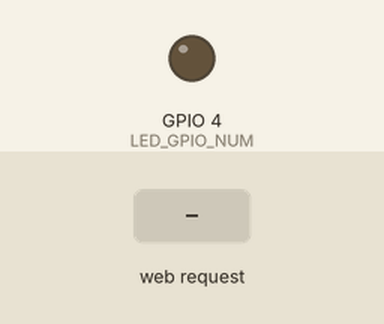
A sketch run on a simulated ESP32. Shown: output pins drawn as LEDs (lit = HIGH). Inputs (shaded band) come from the test bench. WiFi joins after 1.5 s; servers stay silent unless stated; the camera gives no picture; what the sketch prints to the serial monitor is not drawn.

Above: at 3.2 s.
3.3 s: HTTP request GET /start received
4.8 s: HTTP request GET /flash_on received
At 5.4 s:
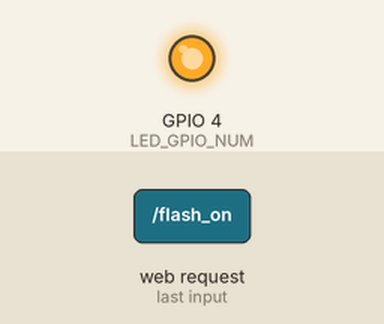
6.3 s: HTTP request GET /stop received
At 6.9 s:
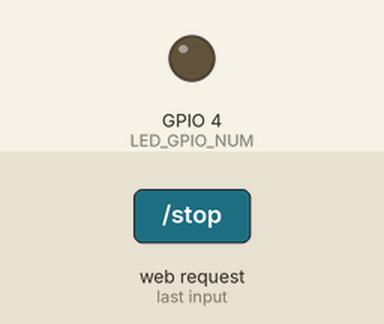
Timing chart, 0 to 9.3 s (numbered marks = the images above; inputs shaded):
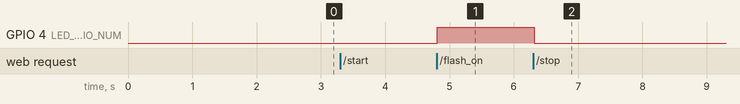

The sketch:

TA_ESP32CAM_FIX.ino
```cpp
#include "esp_camera.h"
#include <WiFi.h>
#include <ArduinoWebsockets.h>
#include <ESPAsyncWebServer.h>
#include "esp_timer.h"
#include "img_converters.h"
#include "fb_gfx.h"
#include "soc/soc.h"
#include "soc/rtc_cntl_reg.h"
#include "driver/gpio.h"

// Konfigurasi pin untuk modul ESP32-CAM AI Thinker
#define PWDN_GPIO_NUM     32
#define RESET_GPIO_NUM    -1
#define XCLK_GPIO_NUM      0
#define SIOD_GPIO_NUM     26
#define SIOC_GPIO_NUM     27
#define Y9_GPIO_NUM       35
#define Y8_GPIO_NUM       34
#define Y7_GPIO_NUM       39
#define Y6_GPIO_NUM       36
#define Y5_GPIO_NUM       21
#define Y4_GPIO_NUM       19
#define Y3_GPIO_NUM       18
#define Y2_GPIO_NUM        5
#define VSYNC_GPIO_NUM    25
#define HREF_GPIO_NUM     23
#define PCLK_GPIO_NUM     22
#define LED_GPIO_NUM       4

// Konfigurasi Wi-Fi
const char* ssid     = "Davar";
const char* password = "00000000";

// WebSocket server address
const char* websockets_server_host = "192.168.121.177";
const uint16_t websockets_server_port = 3001;

camera_fb_t * fb = NULL;
size_t _jpg_buf_len = 0;
uint8_t * _jpg_buf = NULL;
uint8_t state = 0;

bool streaming = false;  // Flag untuk kontrol status streaming
bool flashMode = false;  // false = OFF, true = ON

using namespace websockets;
WebsocketsClient client;

AsyncWebServer server(80);

// Callback untuk pesan masuk dari WebSocket
void onMessageCallback(WebsocketsMessage message) {
  Serial.print("Pesan masuk dari WS: ");
  Serial.println(message.data());
}

// Inisialisasi kamera
esp_err_t init_camera() {
  camera_config_t config;
  config.ledc_channel = LEDC_CHANNEL_0;
  config.ledc_timer = LEDC_TIMER_0;
  config.pin_d0 = Y2_GPIO_NUM;
  config.pin_d1 = Y3_GPIO_NUM;
  config.pin_d2 = Y4_GPIO_NUM;
  config.pin_d3 = Y5_GPIO_NUM;
  config.pin_d4 = Y6_GPIO_NUM;
  config.pin_d5 = Y7_GPIO_NUM;
  config.pin_d6 = Y8_GPIO_NUM;
  config.pin_d7 = Y9_GPIO_NUM;
  config.pin_xclk = XCLK_GPIO_NUM;
  config.pin_pclk = PCLK_GPIO_NUM;
  config.pin_vsync = VSYNC_GPIO_NUM;
  config.pin_href = HREF_GPIO_NUM;
  config.pin_sscb_sda = SIOD_GPIO_NUM;
  config.pin_sscb_scl = SIOC_GPIO_NUM;
  config.pin_pwdn = PWDN_GPIO_NUM;
  config.pin_reset = RESET_GPIO_NUM;
  config.xclk_freq_hz = 20000000;
  config.pixel_format = PIXFORMAT_JPEG;

  // Parameter untuk kualitas dan ukuran gambar
  config.frame_size = FRAMESIZE_VGA; // FRAMESIZE_ + QVGA|CIF|VGA|SVGA|XGA|SXGA|UXGA
  config.jpeg_quality = 15; //10-63: Semakin rendah angkanya, semakin baik kualitas gambarnya
  config.fb_count = 2;

  // Inisialisasi kamera
  esp_err_t err = esp_camera_init(&config);
  if (err != ESP_OK) {
    Serial.printf("Gagal inisialisasi kamera: 0x%x", err);
    return err;
  }
  sensor_t * s = esp_camera_sensor_get();
  s->set_framesize(s, FRAMESIZE_VGA);
  Serial.println("Kamera siap");
  return ESP_OK;
};

// Inisialisasi WiFi dan WebSocket
esp_err_t init_wifi() {
  WiFi.begin(ssid, password);
  Serial.print("Menghubungkan ke WiFi");
  while (WiFi.status() != WL_CONNECTED) {
    delay(500);
    Serial.print(".");
  }
  Serial.println("\nBerhasil Terhubung ke WiFi! IP Address: " + WiFi.localIP().toString());
  Serial.println("Menghubungkan ke WS...");
  client.onMessage(onMessageCallback);
  bool connected = client.connect(websockets_server_host, websockets_server_port, "/");
  if (!connected) {
    Serial.println("Gagal terhubung ke WS!");
    state = 3;
    return ESP_FAIL;
  }
  if (state == 3) {
    return ESP_FAIL;
  }

  Serial.println("Berhasil Terhubung ke WS!");
  client.send("Hello from ESP32-CAM");
  return ESP_OK;
};

void setup() {
  WRITE_PERI_REG(RTC_CNTL_BROWN_OUT_REG, 0);

  Serial.begin(115200);
  Serial.setDebugOutput(true);

  init_camera();
  init_wifi();

  // Inisialisasi pin flash
  pinMode(LED_GPIO_NUM, OUTPUT);
  digitalWrite(LED_GPIO_NUM, LOW);

  // Setup route web server
  server.on("/start", HTTP_GET, [](AsyncWebServerRequest *request){
    Serial.println("Streaming dimulai");
    streaming = true;
    request->send(200, "text/plain", "Streaming dimulai");
  });

  server.on("/stop", HTTP_GET, [](AsyncWebServerRequest *request){
    streaming = false;
    Serial.println("Streaming dihentikan");
    request->send(200, "text/plain", "Streaming dihentikan");
  });

  server.on("/flash_on", HTTP_GET, [](AsyncWebServerRequest *request){
    flashMode = true;
    Serial.println("Flash mode ON");
    request->send(200, "text/plain", "Flash mode ON");
  });

  server.on("/flash_off", HTTP_GET, [](AsyncWebServerRequest *request){
    flashMode = false;
    Serial.println("Flash mode OFF");
    request->send(200, "text/plain", "Flash mode OFF");
  });

  server.on("/flash_status", HTTP_GET, [](AsyncWebServerRequest *request){
    String status = flashMode ? "on" : "off";
    request->send(200, "application/json", "{\"state\": \"" + status + "\"}");
  });

  server.on("/status", HTTP_GET, [](AsyncWebServerRequest *request){
    request->send(200, "application/json", "{\"status\":\"Online\"}");
  });

  server.begin();
}

static unsigned long lastReconnectAttempt = 0;
const unsigned long RECONNECT_INTERVAL = 5000;

void loop() {
  // Cek koneksi WiFi & Websocket
  if (millis() - lastReconnectAttempt > RECONNECT_INTERVAL) {
    lastReconnectAttempt = millis();

    // Reconnect WiFi jika terputus
    if (WiFi.status() != WL_CONNECTED) {
      Serial.println("Koneksi WiFi terputus! Mencoba menghubungkan kembali");
      WiFi.disconnect();
      WiFi.begin(ssid, password);

      unsigned long start = millis();
      while (millis() - start < 5000 && WiFi.status() != WL_CONNECTED) {
        delay(200);
        Serial.print(".");
      }
      if (WiFi.status() == WL_CONNECTED) {
        Serial.println("\nBerhasil terhubung kembali ke WiFi! IP Address: " + WiFi.localIP().toString());
      } else {
        Serial.println("\nGagal menghubungkan kembali ke WiFi!");
      }
    }

    // Reconnect Websocket jika terputus
    if (WiFi.status() == WL_CONNECTED && !client.available()) {
      Serial.println("Koneksi WS terputus! Mencoba menghubungkan kembali...");
      bool ok = client.connect(websockets_server_host, websockets_server_port, "/");
      if (ok) {
        Serial.println("Berhasil terhubung kembali ke WS!");
        client.send("Reconnected from ESP32-CAM");
      } else {
        Serial.println("Gagal menghubungkan kembali ke WS!");
      }
    }
  }

  // Kontrol LED flash ketika streaming sesuai mode flash
  if (streaming) {
    digitalWrite(LED_GPIO_NUM, flashMode ? HIGH : LOW);
  } else {
    digitalWrite(LED_GPIO_NUM, LOW);
  }

  // Streaming gambar jika aktif
  if (streaming && client.available()) {
    camera_fb_t *fb = esp_camera_fb_get();
    if (!fb) {
      Serial.println("Gagal menangkap gambar!");
      esp_camera_fb_return(fb);
      ESP.restart();
    }
    client.sendBinary((const char*) fb->buf, fb->len);
    Serial.println("Gambar terkirim");
    esp_camera_fb_return(fb);
    client.poll();
  }
}
```

Measured:
- after the input at 3.3 s, every drawn part: stays the same
- after the input at 4.8 s, GPIO 4 (LED_GPIO_NUM): LOW → HIGH at once
- after the input at 6.3 s, GPIO 4 (LED_GPIO_NUM): HIGH → LOW at once
